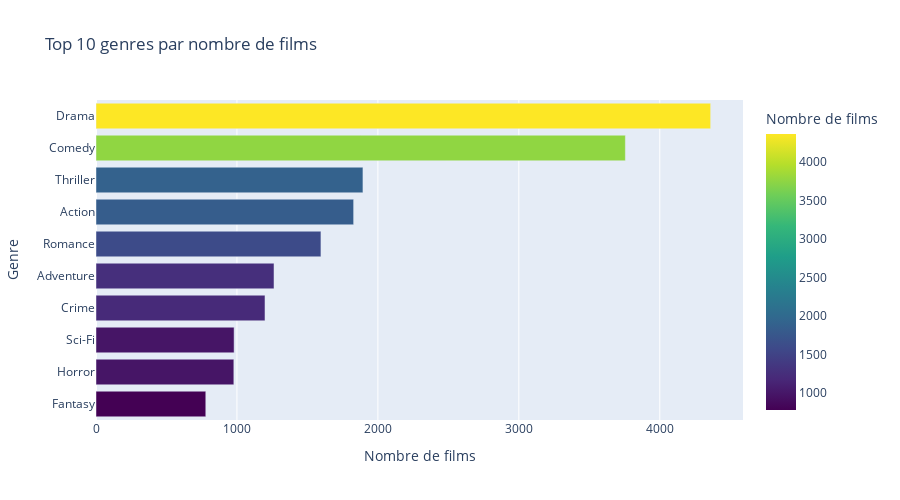

Source (notebook cell):
### Markdown cell above
## Top 10 des genres par nombre de films

### Code cell
"""
# Initialisation du compteur de genres
genre_counter = Counter()

# Paramètres pour le batching
limit = 1000
skip = 0

while True:
    batch = client.list_movies(skip=skip, limit=limit, output_format="dict")
    if not batch:
        break
    
    # On extrait les genres du lot et les compte
    for movie in batch:
        genres = movie.get("genres", "")
        genre_list = genres.split("|") if genres else []
        genre_counter.update(genre_list)
    
    skip += limit
    time.sleep(0.5)  # Pour respecter l’API

# Conversion du Counter en DataFrame
genre_df = pd.DataFrame(genre_counter.items(), columns=["genre", "count"])
genre_df = genre_df.sort_values("count", ascending=False).head(10)
display(genre_df)

# Bar chart horizontal
fig = px.bar(
    genre_df,
    x="count",
    y="genre",
    title="Top 10 genres par nombre de films",
    labels={"genre": "Genre", "count": "Nombre de films"},
    color="count",
    color_continuous_scale="viridis",
    orientation='h'  # ← clé pour l'affichage horizontal
)

fig.update_layout(
    yaxis={'categoryorder':'total ascending'},  # trie du haut vers le bas
    height=500
)

fig.show()

"""

### Figure 1 — Plotly figure (JSON) as saved in the notebook; plotly's stock layout.template omitted (floating-point values rounded to 4 significant figures)
{"data": [{"hovertemplate": "Nombre de films=%{marker.color}<br>Genre=%{y}<extra></extra>", "legendgroup": "", "marker": {"color": [4361, 3756, 1894, 1828, 1596, 1263, 1199, 980, 978, 779], "coloraxis": "coloraxis", "pattern": {"shape": ""}}, "name": "", "orientation": "h", "showlegend": false, "textposition": "auto", "type": "bar", "x": [4361, 3756, 1894, 1828, 1596, 1263, 1199, 980, 978, 779], "xaxis": "x", "y": ["Drama", "Comedy", "Thriller", "Action", "Romance", "Adventure", "Crime", "Sci-Fi", "Horror", "Fantasy"], "yaxis": "y"}], "layout": {"barmode": "relative", "coloraxis": {"colorbar": {"title": {"text": "Nombre de films"}}, "colorscale": [[0, "#440154"], [0.1111, "#482878"], [0.2222, "#3e4989"], [0.3333, "#31688e"], [0.4444, "#26828e"], [0.5556, "#1f9e89"], [0.6667, "#35b779"], [0.7778, "#6ece58"], [0.8889, "#b5de2b"], [1, "#fde725"]]}, "height": 500, "legend": {"tracegroupgap": 0}, "title": {"text": "Top 10 genres par nombre de films"}, "xaxis": {"anchor": "y", "domain": [0, 1], "title": {"text": "Nombre de films"}}, "yaxis": {"anchor": "x", "categoryorder": "total ascending", "domain": [0, 1], "title": {"text": "Genre"}}}}
